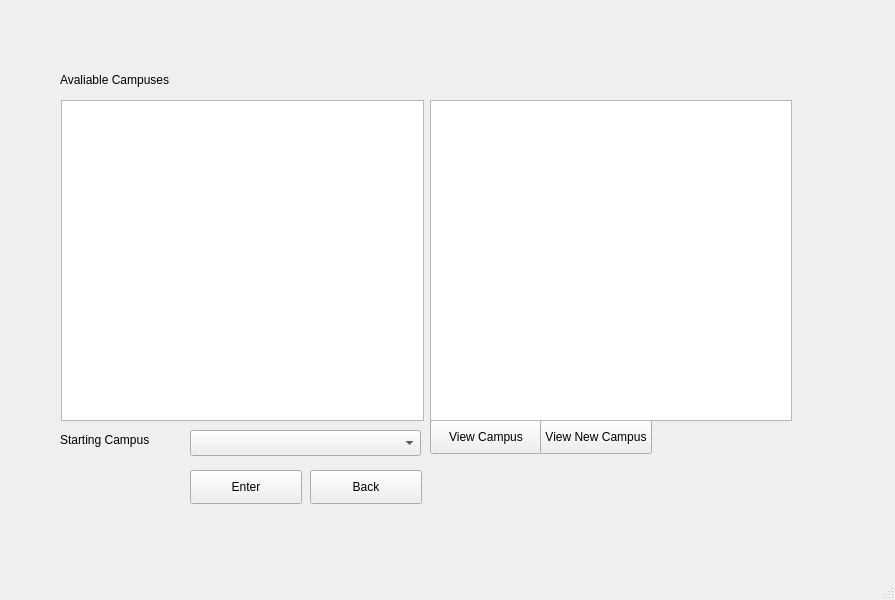
<?xml version="1.0" encoding="UTF-8"?>
<ui version="4.0">
 <class>studentpage</class>
 <widget class="QMainWindow" name="studentpage">
  <property name="geometry">
   <rect>
    <x>0</x>
    <y>0</y>
    <width>895</width>
    <height>600</height>
   </rect>
  </property>
  <property name="windowTitle">
   <string>MainWindow</string>
  </property>
  <widget class="QWidget" name="centralwidget">
   <widget class="QStackedWidget" name="stackedWidget">
    <property name="geometry">
     <rect>
      <x>20</x>
      <y>40</y>
      <width>831</width>
      <height>491</height>
     </rect>
    </property>
    <property name="currentIndex">
     <number>1</number>
    </property>
    <widget class="QWidget" name="collegeTour">
     <widget class="QLabel" name="next_label">
      <property name="geometry">
       <rect>
        <x>40</x>
        <y>380</y>
        <width>101</width>
        <height>31</height>
       </rect>
      </property>
      <property name="text">
       <string>Next Campus</string>
      </property>
     </widget>
     <widget class="QPushButton" name="done_button">
      <property name="geometry">
       <rect>
        <x>290</x>
        <y>430</y>
        <width>112</width>
        <height>34</height>
       </rect>
      </property>
      <property name="text">
       <string>Done</string>
      </property>
     </widget>
     <widget class="QPushButton" name="enter_button_2">
      <property name="geometry">
       <rect>
        <x>150</x>
        <y>430</y>
        <width>112</width>
        <height>34</height>
       </rect>
      </property>
      <property name="text">
       <string>Enter</string>
      </property>
     </widget>
     <widget class="QListView" name="select_listView">
      <property name="geometry">
       <rect>
        <x>430</x>
        <y>60</y>
        <width>361</width>
        <height>311</height>
       </rect>
      </property>
     </widget>
     <widget class="QListView" name="avali_listView">
      <property name="enabled">
       <bool>true</bool>
      </property>
      <property name="geometry">
       <rect>
        <x>40</x>
        <y>60</y>
        <width>361</width>
        <height>311</height>
       </rect>
      </property>
     </widget>
     <widget class="QLabel" name="avali_label_2">
      <property name="geometry">
       <rect>
        <x>40</x>
        <y>30</y>
        <width>151</width>
        <height>20</height>
       </rect>
      </property>
      <property name="text">
       <string>Avaliable Campuses</string>
      </property>
     </widget>
     <widget class="QLabel" name="select_label">
      <property name="geometry">
       <rect>
        <x>430</x>
        <y>30</y>
        <width>151</width>
        <height>20</height>
       </rect>
      </property>
      <property name="text">
       <string>Selected Campuses</string>
      </property>
     </widget>
     <widget class="QComboBox" name="next_combo">
      <property name="geometry">
       <rect>
        <x>150</x>
        <y>390</y>
        <width>251</width>
        <height>26</height>
       </rect>
      </property>
     </widget>
    </widget>
    <widget class="QWidget" name="startCollegeTour">
     <widget class="QLabel" name="start_label">
      <property name="geometry">
       <rect>
        <x>40</x>
        <y>390</y>
        <width>131</width>
        <height>20</height>
       </rect>
      </property>
      <property name="text">
       <string>Starting Campus</string>
      </property>
     </widget>
     <widget class="QPushButton" name="enter_button_1">
      <property name="geometry">
       <rect>
        <x>170</x>
        <y>430</y>
        <width>112</width>
        <height>34</height>
       </rect>
      </property>
      <property name="text">
       <string>Enter</string>
      </property>
     </widget>
     <widget class="QPushButton" name="back_button">
      <property name="geometry">
       <rect>
        <x>290</x>
        <y>430</y>
        <width>112</width>
        <height>34</height>
       </rect>
      </property>
      <property name="text">
       <string>Back</string>
      </property>
     </widget>
     <widget class="QLabel" name="avali_label_1">
      <property name="geometry">
       <rect>
        <x>40</x>
        <y>30</y>
        <width>151</width>
        <height>20</height>
       </rect>
      </property>
      <property name="text">
       <string>Avaliable Campuses</string>
      </property>
     </widget>
     <widget class="QComboBox" name="start_combo">
      <property name="geometry">
       <rect>
        <x>170</x>
        <y>390</y>
        <width>231</width>
        <height>26</height>
       </rect>
      </property>
     </widget>
     <widget class="QPushButton" name="viewCampusBtn">
      <property name="geometry">
       <rect>
        <x>410</x>
        <y>380</y>
        <width>112</width>
        <height>34</height>
       </rect>
      </property>
      <property name="text">
       <string>View Campus</string>
      </property>
     </widget>
     <widget class="QPushButton" name="viewNewCampusBtn">
      <property name="geometry">
       <rect>
        <x>520</x>
        <y>380</y>
        <width>112</width>
        <height>34</height>
       </rect>
      </property>
      <property name="text">
       <string>View New Campus</string>
      </property>
     </widget>
     <widget class="QWidget" name="">
      <property name="geometry">
       <rect>
        <x>41</x>
        <y>60</y>
        <width>731</width>
        <height>321</height>
       </rect>
      </property>
      <layout class="QHBoxLayout" name="horizontalLayout">
       <item>
        <widget class="QListView" name="start_listView"/>
       </item>
       <item>
        <widget class="QTableView" name="tableView"/>
       </item>
      </layout>
     </widget>
    </widget>
    <widget class="QWidget" name="SortCollegeTour">
     <widget class="QListView" name="sort_listView">
      <property name="geometry">
       <rect>
        <x>30</x>
        <y>20</y>
        <width>411</width>
        <height>341</height>
       </rect>
      </property>
     </widget>
     <widget class="QLineEdit" name="total_dist_line">
      <property name="geometry">
       <rect>
        <x>212</x>
        <y>430</y>
        <width>211</width>
        <height>25</height>
       </rect>
      </property>
     </widget>
     <widget class="QLabel" name="total_dist_label">
      <property name="geometry">
       <rect>
        <x>58</x>
        <y>430</y>
        <width>121</width>
        <height>20</height>
       </rect>
      </property>
      <property name="text">
       <string>Total Distance</string>
      </property>
     </widget>
    </widget>
   </widget>
  </widget>
  <widget class="QMenuBar" name="menubar">
   <property name="geometry">
    <rect>
     <x>0</x>
     <y>0</y>
     <width>895</width>
     <height>21</height>
    </rect>
   </property>
  </widget>
  <widget class="QStatusBar" name="statusbar"/>
 </widget>
 <resources/>
 <connections/>
</ui>
